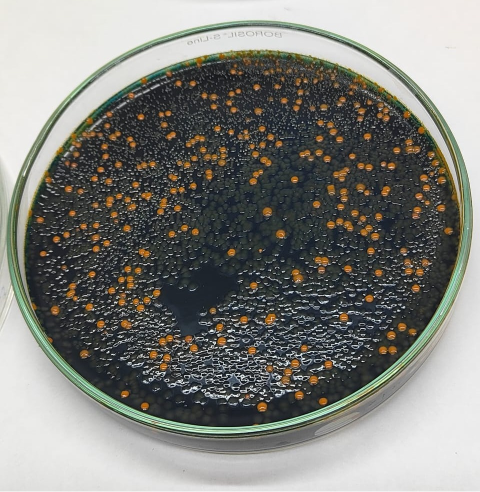
#> input picture input_images/WhatsApp Image 2025-01-14 at 9.55.20 PM.JPG, 960 x 984 px (shown at 1/2 size)
$ python -i count_colony.py   (imports and definitions only)
#> lines starting #> are read from the running program, lines starting #| are printed output that depends on the picture; after the words box and inside, x2 and y2 are one past the last pixel; in counts of white or black regions, pixels touching at a corner belong together
#> further down, picture is the input picture: shape (984, 960, 3); mean B, G, R 124.2, 129, 128.4
import cv2
import numpy as np
import tkinter as tk
from tkinter import filedialog, Label, Button, simpledialog
import os


# Function to resize and load an image
def load_and_resize_image(image_path):
    frame = cv2.imread(image_path)
    frame = cv2.resize(frame, (300, 300))

    return frame


# Color detection function
def color_detect(frame):
    def nothing(x):
        pass

    cv2.namedWindow("Color Adjustment")

    cv2.createTrackbar("l_color", "Color Adjustment", 0, 255, nothing)
#> slider 'l_color' is set to 51
    cv2.createTrackbar("l_shade", "Color Adjustment", 0, 255, nothing)
#> slider 'l_shade' is set to 51
    cv2.createTrackbar("l_brightness", "Color Adjustment", 0, 255, nothing)
#> slider 'l_brightness' is set to 51
    cv2.createTrackbar("u_color", "Color Adjustment", 255, 255, nothing)
    cv2.createTrackbar("u_shade", "Color Adjustment", 255, 255, nothing)
    cv2.createTrackbar("u_brightness", "Color Adjustment", 255, 255, nothing)
    cv2.resizeWindow("Color Adjustment", 500, 300)

    while True:
        hsv = cv2.cvtColor(frame, cv2.COLOR_BGR2HSV)
#> hsv: shape (984, 960, 3); mean H, S, V 54.3, 35.6, 133.1

        l_h = cv2.getTrackbarPos("l_color", "Color Adjustment")
        l_s = cv2.getTrackbarPos("l_shade", "Color Adjustment")
        l_v = cv2.getTrackbarPos("l_brightness", "Color Adjustment")

        u_h = cv2.getTrackbarPos("u_color", "Color Adjustment")
        u_s = cv2.getTrackbarPos("u_shade", "Color Adjustment")
        u_v = cv2.getTrackbarPos("u_brightness", "Color Adjustment")

        lower_bound = np.array([l_h, l_s, l_v])
        upper_bound = np.array([u_h, u_s, u_v])

        mask = cv2.inRange(hsv, lower_bound, upper_bound)
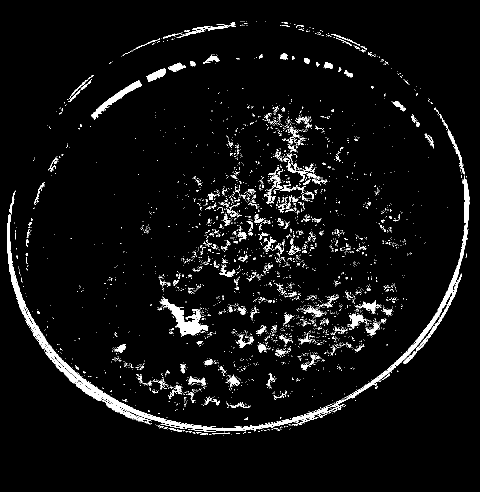
#> mask: shape (984, 960) (shown at 1/2 size); 4.6% white; 3642 white regions (3392 under 20 px), largest, box (x1, y1, x2, y2) and area: (14, 351, 939, 863) 13471, (323, 595, 417, 673) 2182, (182, 161, 284, 240) 1271
        res = cv2.bitwise_and(frame, frame, mask=mask)
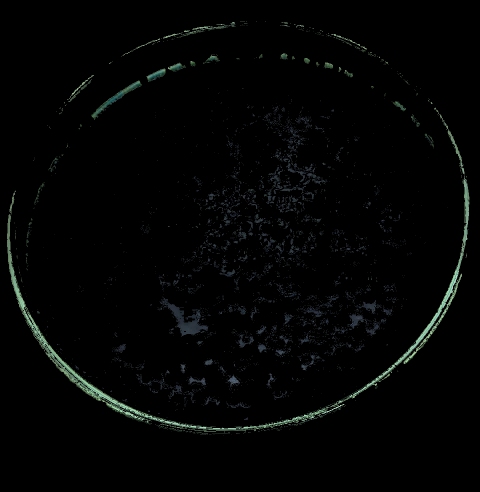
#> res: shape (984, 960, 3) (shown at 1/2 size); mean B, G, R 3.9, 4.3, 3.3

        cv2.imshow("Original", frame)
        cv2.imshow("Mask", mask)
        cv2.imshow("Result", res)

        key = cv2.waitKey(1)
#> (key Esc is pressed here)
        if key == ord("s"):
            save_path = os.path.join(os.getcwd(), "mask1.jpg")
            cv2.imwrite(save_path, mask)
            break

    cv2.destroyAllWindows()
    return save_path

# Count white dots function
def count_white_dots(image_path, root):
    while True:
        gray = cv2.imread(image_path, 0)
        _, binary = cv2.threshold(gray, 200, 255, cv2.THRESH_BINARY_INV | cv2.THRESH_OTSU)
        contours, _ = cv2.findContours(binary, cv2.RETR_LIST, cv2.CHAIN_APPROX_SIMPLE)

        min_area = simpledialog.askinteger("Input", "Enter the minimum value for smaller dot reduce it and If want to avoid very small dot increase it  (default 20):", parent=root, minvalue=1, initialvalue=20)
        if min_area is None:
            min_area = 20
        max_area = 500

        filtered_contours = [cnt for cnt in contours if min_area < cv2.contourArea(cnt) < max_area]
        output_image = cv2.imread(image_path)
        cv2.drawContours(output_image, filtered_contours, -1, (0, 255, 0), 1)

        cv2.imshow("White Dots", output_image)
        cv2.waitKey(0)
        cv2.destroyAllWindows()

        satisfied = simpledialog.askstring("Result", f"Number of white dots: {len(filtered_contours)}. Are you satisfied with the result? (yes/no):", parent=root)
        if satisfied and satisfied.strip().lower() == "yes":
            return len(filtered_contours)

# Tkinter GUI Application
def open_file():
    file_path = filedialog.askopenfilename(filetypes=[("Image Files", "*.jpg;*.jpeg;*.png")])
    if file_path:
        frame = load_and_resize_image(file_path)
        mask_path = color_detect(frame)
        num_white_dots = count_white_dots(mask_path, root)
        result_label.config(text=f"Number of white dots: {num_white_dots}")

# Main GUI Window
# [3 lines not run here, left out]

# [1 line that did not run here, left out]
# [1 line not run here, left out]

# [1 line that did not run here, left out]
# [1 line not run here, left out]

# [1 line that did not run here, left out]
# [3 lines not run here, left out]

>>> import cv2
>>> picture = cv2.imread('input_images/WhatsApp Image 2025-01-14 at 9.55.20 PM.JPG')
>>> result = color_detect(picture)
